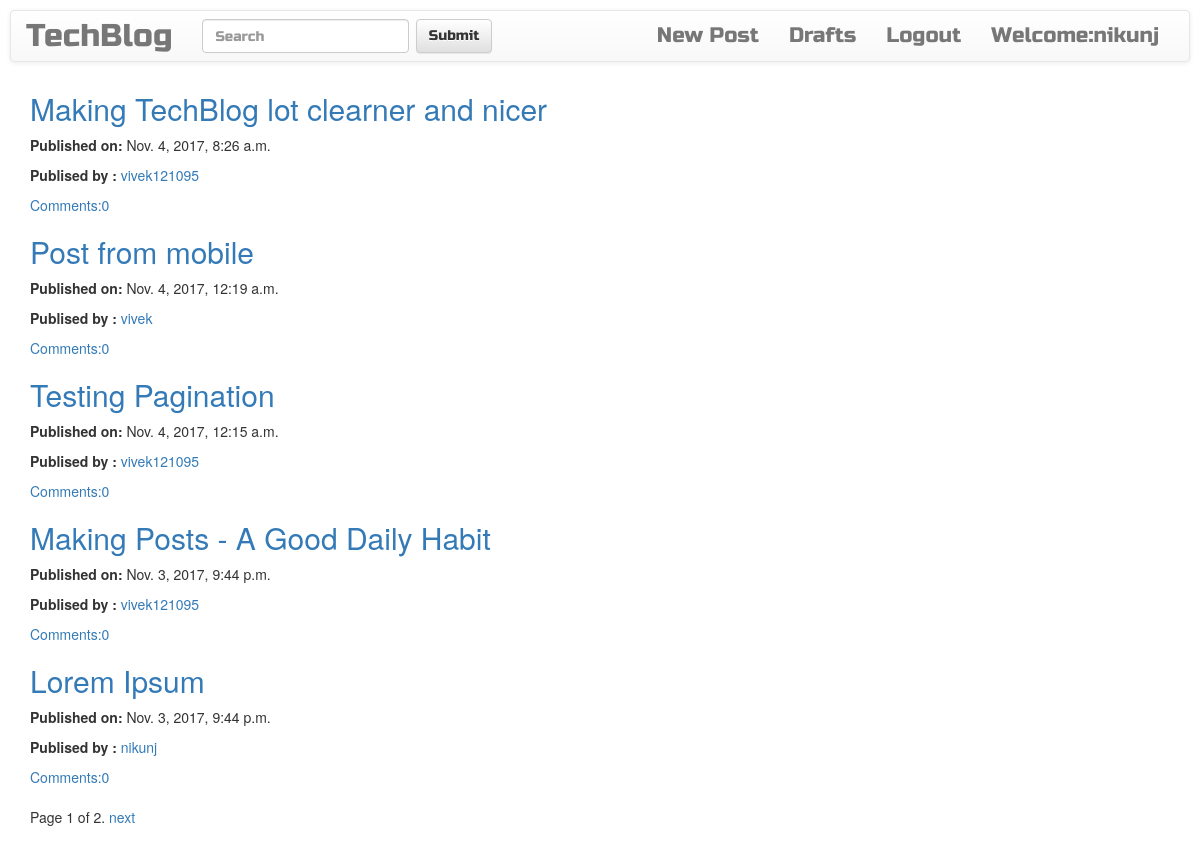
Screenshot of / (signed in) with the database file from the repository.
### blog/models.py (models this page shows, shortened)
class Post(models.Model):
    author = models.ForeignKey('auth.User',related_name='posts',on_delete=models.CASCADE)
    title = models.CharField(max_length=200)
    text = models.TextField(max_length=2000)
    create_date = models.DateTimeField(default=timezone.now)
    published_date = models.DateTimeField(blank=True,null=True)
    def approve_comments(self):
        return self.comments.filter(approved_comment=True)
    class Meta:
        ordering = ('create_date',)

### blog/views.py (the view)
# urls.py: url(r'^$', views.PostListView,name='post_list'),
def PostListView(request):
    post_list = Post.objects.filter(published_date__lte = timezone.now()).order_by('-published_date')
    paginator = Paginator(post_list,5)
    page = request.GET.get('page')
    try:
        posts = paginator.page(page)
    except PageNotAnInteger:
        posts = paginator.page(1)
    except EmptyPage:
        posts = paginator.page(paginator.num_pages)
    return render(request, 'post_list.html', {'posts': posts})

### blog/templates/blog/post_list.html (shortened to what this page needs)
{% extends 'base.html' %}
{% block body_block %}
    <div class="center_stage">
      {% for post in posts %}
        <div class="post">
          <h2><a href="{%url 'post_detail' pk=post.pk %}">{{ post.title }}</a></h2>
          <div class="date">
            <p><b>Published on:</b> {{post.published_date}}</p>
            <p><b>Publised by :</b> <a href="{% url 'profile' user_id=post.author.id %}">{{post.author}}</a></p>
          </div>
          <a href="{% url 'post_detail' pk=post.pk%}">Comments:{{post.approve_comments.count}}</a>
        </div>
      {% endfor %}
      <div class="pagination">
        <span class="step-links">
            <span class="current">
                Page {{ posts.number }} of {{ posts.paginator.num_pages }}.
            </span>
            {% if posts.has_next %}
                <a href="?page={{ posts.next_page_number }}">next</a>
            {% endif %}
        </span>
    </div>
    </div>
{% endblock%}

### blog/templates/blog/base.html (shortened to what this page needs)
<!DOCTYPE html>
{% load staticfiles %}
<html>
  <head>
    <link rel="stylesheet" href="https://maxcdn.bootstrapcdn.com/bootstrap/3.3.7/css/bootstrap.min.css">
    <link rel="stylesheet" href="https://maxcdn.bootstrapcdn.com/bootstrap/3.3.7/css/bootstrap-theme.min.css">
    <link rel="stylesheet" href="//cdn.jsdelivr.net/npm/medium-editor@latest/dist/css/medium-editor.min.css" type="text/css" media="screen" charset="utf-8">
    <link rel="stylesheet" href="{% static 'css/blog.css' %}">
  </head>
  <body class="extra-margin">
    <nav class="navbar navbar-default techfont">
      <div class="container-fluid">
        <div class="navbar-header">
          <a class="navbar-brand bigbrand" href="{%url 'post_list' %}">TechBlog</a>
        </div>
        <div class="collapse navbar-collapse" id="main-navbar">
          <ul class="nav navbar-nav navbar-right">
            {% if user.is_authenticated %}
              <li class="nav-item"><a class="navbar-link" href="{% url 'post_new' %}">New Post</a></li>
              <li class="nav-item"><a class="navbar-link" href="{% url 'post_draft_list' %}"> Drafts</a></li>
              <li class="nav-item"><a class="navbar-link" href="{% url 'logout' %}">Logout</a></li>
              <li class="nav-item"><a class="navbar-link" href="{% url 'profile' user_id=user.id%}">Welcome:{{user.username}}</a></li>
              {% else %}
              <li class="nav-item"><a class="navbar-link" href="{%url 'login' %}"><span class="glyphicon glyphicon-user"></span></p></a></li>
            {% endif %}
            </ul>
            <form class="navbar-form navbar-left">
              <div class="form-group">
                <input type="text" class="form-control" placeholder="Search">
              </div>
              <button type="submit" class="btn btn-default">Submit</button>
            </form>
          </div>
        </div>
    </nav>
  <div class="container">
    <div class="row">
        <div class="col-md-8" class="blog_posts">
          {% block body_block %}
          {% endblock%}
        </div>
    </div>
  </div>
  </body>
</html>

### blog/static/css/blog.css (style rules this page uses)
.techfont { font-family: 'Russo One' ,sans-serif; font-size: 1.5em; margin-bottom: 10px; }
.bigbrand { font-size: 1.5em; }
.center_stage { margin-left: auto; margin-right: auto; }
.extra-margin { margin: 5px; padding: 5px; }

### rows the page displays
Post: title "Making TechBlog lot clearner and nicer", published_date "Nov. 4, 2017, 8:26 a.m.", author "vivek121095", approve_comments.count "0"
Post: title "Post from mobile", published_date "Nov. 4, 2017, 12:19 a.m.", author "vivek", approve_comments.count "0"
Post: title "Testing Pagination", published_date "Nov. 4, 2017, 12:15 a.m.", author "vivek121095", approve_comments.count "0"
Post: title "Making Posts - A Good Daily Habit", published_date "Nov. 3, 2017, 9:44 p.m.", author "vivek121095", approve_comments.count "0"
Post: title "Lorem Ipsum", published_date "Nov. 3, 2017, 9:44 p.m.", author "nikunj", approve_comments.count "0"

### other values shown
{{ user.username }} "nikunj"
{{ posts.number }} "1"
{{ posts.paginator.num_pages }} "2"
